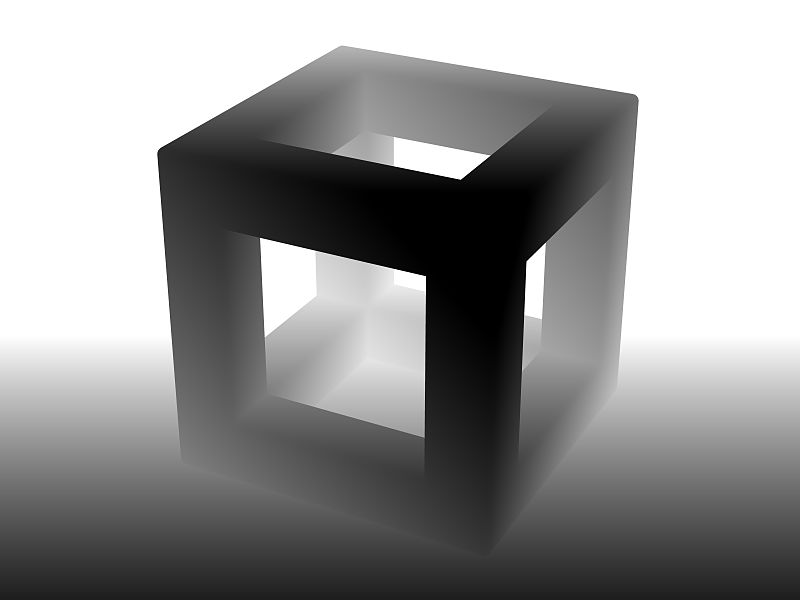
#> input picture example/inputs/cube.jpg, 800 x 600 px, found by its file name
$ python converter.py   (older library calls are emulated)
#> lines starting #> are read from the running program, lines starting #| are printed output that depends on the picture
import numpy as np
from concurrent.futures import ThreadPoolExecutor, as_completed
from compute_line import compute_stereogram_line, compute_stereogram_line_with_color
from skimage.draw import disk

class StereogramLineTaskParameter:

    def __init__(self, image_data, rand_data, image_width, rand_width, rand_height, y):
        self.image_data = image_data    # 2-d numpy integer array
        self.rand_data = rand_data      # 2-d numpy integer array
        self.image_width = image_width  # integer
        self.rand_width = rand_width    # integer
        self.rand_height = rand_height  # integer
        self.y = y                      # integer

def compute_stereogram_line_cython_impl_wrapper(params: StereogramLineTaskParameter):
    return compute_stereogram_line(
        params.image_data,
        params.rand_data,
        params.image_width,
        params.rand_width,
        params.rand_height,
        params.y
    )

class StereogramConverter:

    def __init__(self, rand_size=64):
        # Create a random seed to build the image from
        self.rand_size = rand_size
        self.rand_data = np.floor(np.random.uniform(0, 255, (rand_size, rand_size))).astype(int)
        [self.rand_height, self.rand_width] = self.rand_data.shape
        self.executor = ThreadPoolExecutor(100)

    # [84 lines left out: functions convert_depth_to_stereogram, convert_depth_to_stereogram_with_texture, convert_depth_to_stereogram_with_rgb_texture, not called in this run]

    def convert_depth_to_stereogram_with_thread_pool(self, image_data: np.array, draw_helper_dots: bool = False):
        """
        Use ABSIRDS algorithm to compute stereogram of an depth image using multiple threads.
        :param image_data: the input depth image to compute stereogram.
        :param draw_helper_dots: a boolean flag to decide whether to draw the helper black dots.
        :return: the derived stereogram.
        """
        image_data = self._preprocess_image_data(image_data, self.rand_size)
        [image_height, image_width] = image_data.shape

        # Get the parameters for computing stereogram
        line_params = self._get_task_params(
            image_data,
            self.rand_data,
            image_width,
            image_height,
            self.rand_width,
            self.rand_height
        )

        # Compute the stereogram with thread pool
        line_tasks = {
            self.executor.submit(
                compute_stereogram_line_cython_impl_wrapper,
                param
            ): param for param in line_params
        }
        for future in as_completed(line_tasks):
            param = line_tasks[future]
            line_result = future.result()
            image_data[param.y, :] = line_result[:]
        if draw_helper_dots:
            self._draw_helper_dots(image_data, self.rand_size)
        return image_data

    # [7 lines left out: function _validate_input_type, not called in this run]

    def _preprocess_image_data(self, image_data: np.array, rand_size: int):
        # Scale the pixel values and reduce the dept
        image_data = image_data.max() - image_data
        image_data = np.floor(image_data / image_data.max() * rand_size / 3)
        image_data = image_data.astype(int)
        return image_data

    def _get_task_params(self, image_data, rand_data, image_width, image_height, rand_width, rand_height):
        return [StereogramLineTaskParameter(
            image_data,
            rand_data,
            image_width,
            rand_width,
            rand_height,
            y
        ) for y in range(image_height)]

    # [12 lines left out: functions _draw_helper_dots, _draw_circle, not called in this run]

if __name__ == "__main__":
    from skimage import color
    import matplotlib.image as mpimg
    import matplotlib.pyplot as plt
    import time
    source_image = mpimg.imread('./example/inputs/cube.jpg')
#> source_image is the input picture: shape (600, 800); min 0, max 255, mean 149.3
    if len(source_image.shape) == 3:
        source_image = color.rgb2gray(source_image)
    image_data = np.array(source_image * 255, dtype=int)
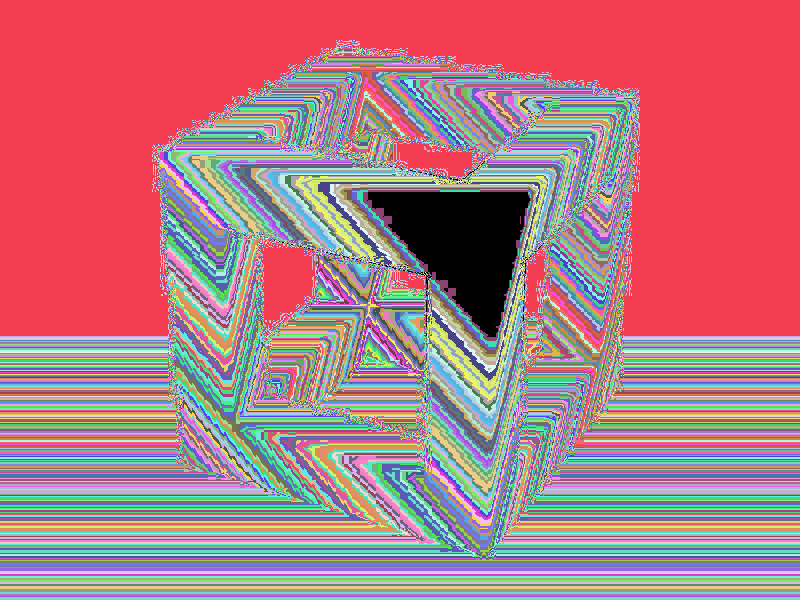
#> image_data: shape (600, 800) int64; 256 distinct labels, from 0 to 255; one colour per label, 0 black

    converter = StereogramConverter(128)
    start_time = time.time()
    image_data = image_data.max() - image_data
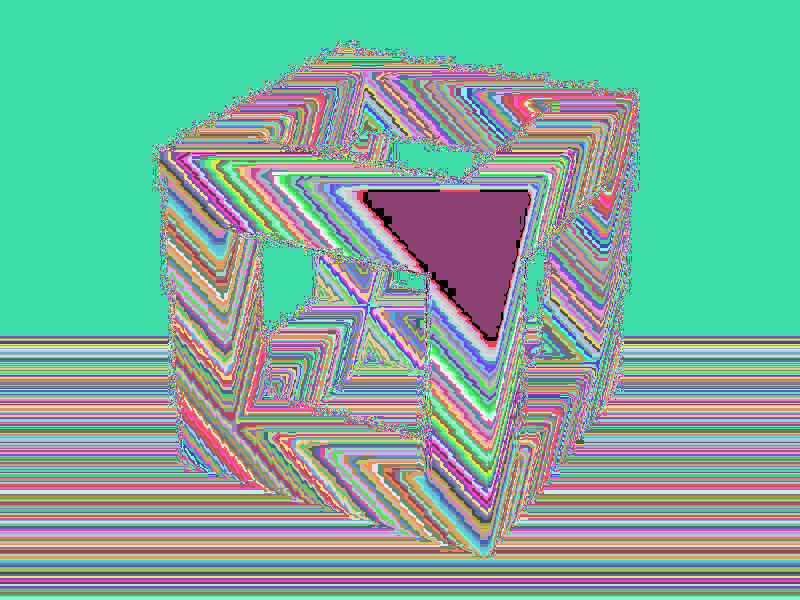
#> image_data: shape (600, 800) int64; 256 distinct labels, from 0 to 255; one colour per label, 0 black
    image_data = converter.convert_depth_to_stereogram_with_thread_pool(image_data, True).astype(np.uint8)
#> in _preprocess_image_data, `image_data = np.floor(image_data / image_data.max() * rand_size / 3)`:
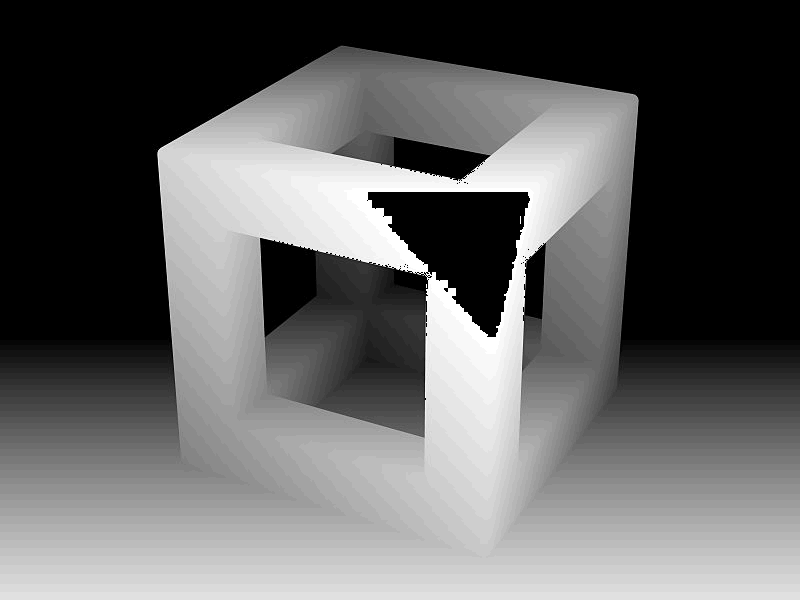
#> image_data: shape (600, 800) float64; min 0, max 42, mean 16.3; drawn with min black and max white
#> in _preprocess_image_data, `image_data = image_data.astype(int)`:
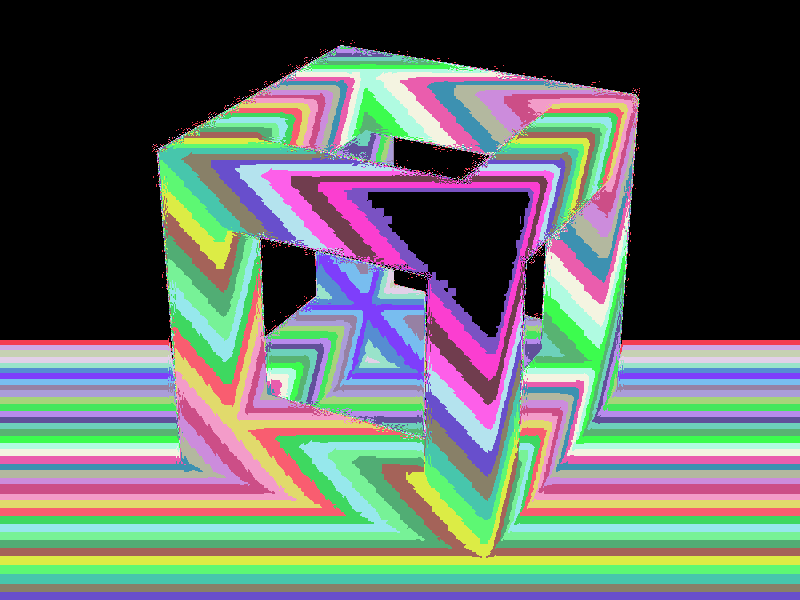
#> image_data: shape (600, 800) int64; 43 distinct labels, from 0 to 42; one colour per label, 0 black
#> in __init__, `self.rand_data = rand_data`:
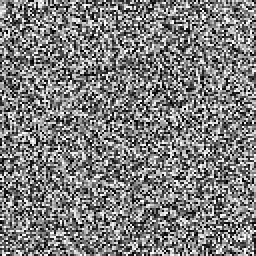
#> self.rand_data: shape (128, 128) int64 (shown 2 times larger); min 0, max 254, mean 125.6
#> in convert_depth_to_stereogram_with_thread_pool, `line_params = self._get_task_params( image_data, self.rand_data, image..`: line_params = 600 items
#> (the run stopped early here; a loop or call above may not have finished)

$ run again, with example/inputs/people.jpg copied over example/inputs/cube.jpg
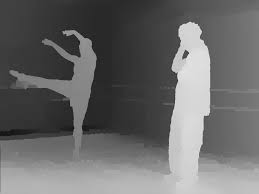
#> input picture example/inputs/people.jpg, 259 x 194 px, found by its file name
#> source_image is the input picture: shape (194, 259, 3); min 14, max 234, mean 105.4
#> source_image: shape (194, 259) float64
#> `image_data = image_data.max() - image_data`:
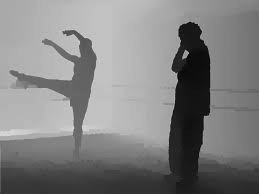
#> image_data: shape (194, 259) int64; min 0, max 220, mean 128.8
#> in _preprocess_image_data, `image_data = image_data.astype(int)`:
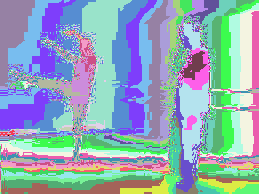
#> image_data: shape (194, 259) int64; 43 distinct labels, from 0 to 42; one colour per label, 0 black
#> line_params = 194 items
